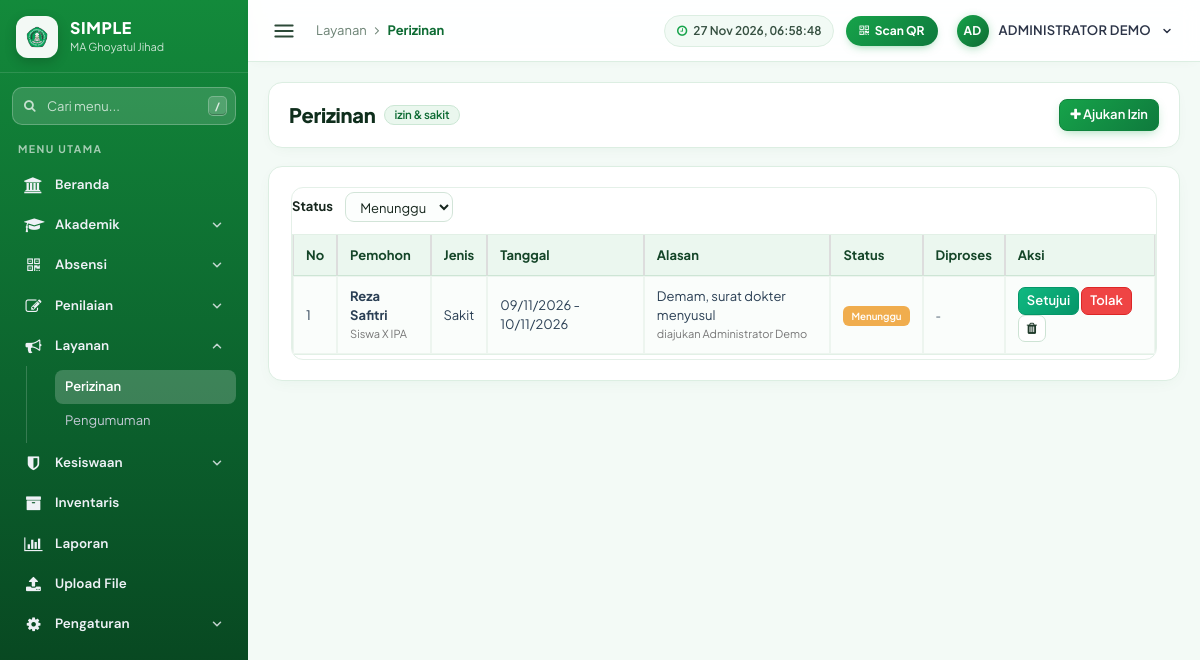
Page /index.php?page=Perizinan (signed in) on the committed database.
### tables this page shows
CREATE TABLE `perizinan` (
  `id` int NOT NULL,
  `pemohon` varchar(10) NOT NULL,
  `siswa_id` int DEFAULT NULL,
  `guru_id` int DEFAULT NULL,
  `jenis` varchar(10) NOT NULL DEFAULT 'Izin',
  `tgl_mulai` date NOT NULL,
  `tgl_selesai` date NOT NULL,
  `alasan` varchar(255) DEFAULT NULL,
  `status` varchar(12) NOT NULL DEFAULT 'Menunggu',
  `diajukan_oleh` varchar(100) DEFAULT NULL,
  `dibuat` datetime DEFAULT NULL,
  `diproses_oleh` varchar(100) DEFAULT NULL,
  `diproses_pada` datetime DEFAULT NULL,
  `catatan` varchar(255) DEFAULT NULL
);

CREATE TABLE `siswa` (
  `id` int NOT NULL,
  `nis` varchar(20) NOT NULL,
  `nisn` varchar(20) DEFAULT NULL,
  `nama` varchar(120) NOT NULL,
  `jenis_kelamin` char(1) NOT NULL DEFAULT 'L',
  `kelas_id` int DEFAULT NULL,
  `tanggal_lahir` date DEFAULT NULL,
  `alamat` varchar(200) DEFAULT NULL,
  `nama_wali` varchar(120) DEFAULT NULL,
  `no_hp_wali` varchar(30) DEFAULT NULL,
  `status` varchar(10) NOT NULL DEFAULT 'Active',
  `foto` varchar(100) DEFAULT NULL
);

CREATE TABLE `kelas` (
  `id` int NOT NULL,
  `nama` varchar(30) NOT NULL,
  `tingkat` varchar(5) NOT NULL,
  `jurusan` varchar(30) DEFAULT NULL,
  `wali_guru_id` int DEFAULT NULL
);

### index.php (called while the page is built, shortened)
<?php
require_once __DIR__ . '/library/helpers.php';
require_once __DIR__ . '/library/access.php';
$routes = [
    'Dashboard' => 'pages/home.php',
    'Data-Siswa' => 'pages/siswa.php',
    'Data-Guru' => 'pages/guru.php',
    'Data-Kelas' => 'pages/kelas.php',
    'Absen-Scan' => 'pages/absen_scan.php',
    'Absen-Siswa' => 'pages/absen_siswa.php',
    'Absen-Guru' => 'pages/absen_guru.php',
    'Cetak-Kartu' => 'pages/kartu.php',
    'Profile' => 'pages/profile.php',
    'User-Guide' => 'pages/help.php',
    'Help' => 'pages/help.php',
    'Users' => 'pages/users.php',
    'Upload-File' => 'pages/upload_file.php',
    'Tahun-Ajaran' => 'pages/tahun_ajaran.php',
    'Mata-Pelajaran' => 'pages/mapel.php',
    'Jadwal' => 'pages/jadwal.php',
    'Perizinan' => 'pages/perizinan.php',
    'Pengumuman' => 'pages/pengumuman.php',
    'Kenaikan-Kelas' => 'pages/kenaikan.php',
    'Input-Nilai' => 'pages/nilai.php',
    'Rapor' => 'pages/rapor.php',
    'Cetak-Rapor' => 'pages/cetak_rapor.php',
    'Laporan' => 'pages/laporan.php',
    'Pelanggaran' => 'pages/pelanggaran.php',
    'Inventaris' => 'pages/inventaris.php',
    'Master-Menu' => 'pages/master_menu.php',
];
$page = $_GET['page'] ?? 'Dashboard';
require __DIR__ . '/' . $routes[$page];

### library/helpers.php (called while the page is built, shortened)
<?php
function e($s) { return htmlspecialchars((string)$s, ENT_QUOTES, 'UTF-8'); }
function role() { return strtoupper((string)($_SESSION['SES_ROLE'] ?? '')); }
function qall($db, $sql, $types = '', $p = []) {
    $st = $db->prepare($sql);
    if ($types) $st->bind_param($types, ...$p);
    $st->execute();
    return $st->get_result()->fetch_all(MYSQLI_ASSOC);
}

### library/access.php (called while the page is built, shortened)
<?php
function mgmtRoles() { return ['ADMIN', 'KEPALA MADRASAH', 'WAKIL KEPALA', 'TATA USAHA']; }

### pages/perizinan.php (the view, shortened to what this page needs)
<?php
$db = $koneksidb;
$isMgmt = in_array(role(), mgmtRoles(), true);
$myGuru = (int)($_SESSION['SES_GURU_ID'] ?? 0);
$fSt = $_GET['status'] ?? 'Menunggu';
$where = []; $types = ''; $p = [];
if ($fSt !== '') { $where[] = 'z.status = ?'; $types .= 's'; $p[] = $fSt; }
$rows = qall($db, "SELECT z.*, s.nama AS siswa, k.nama AS kelas, g.nama AS guru FROM perizinan z
    LEFT JOIN siswa s ON s.id = z.siswa_id LEFT JOIN kelas k ON k.id = s.kelas_id LEFT JOIN guru g ON g.id = z.guru_id
    " . ($where ? 'WHERE ' . implode(' AND ', $where) : '') . " ORDER BY z.id DESC LIMIT 200", $types, $p);
$bdg = ['Menunggu' => 'warning', 'Disetujui' => 'success', 'Ditolak' => 'danger'];
include "header.php";
?>
<div class="right_col" role="main">
  <div class="page-title"><div class="title_left"><h3>Perizinan <small>izin &amp; sakit</small></h3></div>
    <div class="title_right"><button class="btn btn-primary btn-sm" id="btnAdd"><i class="fa fa-plus"></i> Ajukan Izin</button></div></div>
  <div class="x_panel"><div class="x_content table-responsive">
    <form method="GET" class="form-inline" style="margin-bottom:12px"><input type="hidden" name="page" value="Perizinan">
      <label>Status&nbsp;</label><select name="status" class="form-control input-sm" onchange="this.form.submit()">
        <?php foreach (['Menunggu', 'Disetujui', 'Ditolak', ''] as $s) echo '<option value="' . $s . '"' . ($fSt === $s ? ' selected' : '') . '>' . ($s ?: 'Semua') . '</option>'; ?></select></form>
    <table class="table table-bordered table-striped">
      <thead><tr><th>No</th><th>Pemohon</th><th>Jenis</th><th>Tanggal</th><th>Alasan</th><th>Status</th><th>Diproses</th><th>Aksi</th></tr></thead>
      <tbody><?php if (!$rows) echo '<tr><td colspan="8" class="text-center text-muted">Tidak ada data.</td></tr>'; ?>
      <?php foreach ($rows as $i => $r): ?>
        <tr><td><?= $i + 1 ?></td>
          <td><b><?= e($r['pemohon'] === 'Siswa' ? $r['siswa'] : $r['guru']) ?></b><br><small class="text-muted"><?= $r['pemohon'] === 'Siswa' ? 'Siswa ' . e($r['kelas']) : 'Guru' ?></small></td>
          <td><?= e($r['jenis']) ?></td>
          <td><?= date('d/m/Y', strtotime($r['tgl_mulai'])) ?><?= $r['tgl_selesai'] !== $r['tgl_mulai'] ? ' - ' . date('d/m/Y', strtotime($r['tgl_selesai'])) : '' ?></td>
          <td><?= e($r['alasan']) ?><br><small class="text-muted">diajukan <?= e($r['diajukan_oleh']) ?></small></td>
          <td><span class="label label-<?= $bdg[$r['status']] ?? 'default' ?>"><?= e($r['status']) ?></span></td>
          <td><small><?= $r['diproses_oleh'] ? e($r['diproses_oleh']) . '<br>' . e($r['catatan']) : '-' ?></small></td>
          <td><?php if ($r['status'] === 'Menunggu'): ?>
            <form method="POST" style="display:inline"><input type="hidden" name="id" value="<?= $r['id'] ?>">
              <?php if ($isMgmt): ?><input type="hidden" name="catatan" class="catatan">
                <button name="act" value="setuju" class="btn btn-success btn-xs" onclick="return confirm('Setujui? Absensi akan otomatis terisi.')">Setujui</button>
                <button name="act" value="tolak" class="btn btn-danger btn-xs" onclick="var c=prompt('Alasan penolakan (opsional):');if(c===null)return false;this.form.catatan.value=c;return true">Tolak</button><?php endif; ?>
              <?php if ($isMgmt || ($myGuru && (int)$r['guru_id'] === $myGuru)): ?><button name="act" value="del" class="btn btn-default btn-xs" onclick="return confirm('Hapus pengajuan?')"><i class="fa fa-trash"></i></button><?php endif; ?>
            </form><?php endif; ?></td></tr>
      <?php endforeach; ?></tbody>
    </table>
  </div></div>
</div>
<?php include "footer.php"; ?>

### assets/css/simple.css (style rules this page uses)
:root { --bg: #060a13; --panel: #0c1220; --card: #111a2d; --card-hover: #16223a; --line: #1e2a45; --fg: #e9eef8; --muted: #92a0bd; --green: #25b84f; --green-soft: rgba(37, 184, 79, .14); --amber: #fcb900; --amber-soft: rgba(252, 185, 0, .14); --danger: #ff6b6b; --font-display: "Sora", "Segoe UI", system-ui, sans-serif; --font-body: "Plus Jakarta Sans", "Segoe UI", system-ui, sans-serif; color-scheme: dark; }
* { box-sizing: border-box; }
html, body { height: 100%; }
body { background: var(--bg); color: var(--fg); font-family: var(--font-body); font-size: 15px; line-height: 1.5; padding-left: max(0px, env(safe-area-inset-left, 0px)); padding-right: max(0px, env(safe-area-inset-right, 0px)); }
button, input { font: inherit; color: inherit; }

### assets/css/legacy.css (style rules this page uses)
.right_col { padding: 0 4px 24px; color: #2a3f54; }
.right_col .page-title { display: flex; flex-wrap: wrap; align-items: center; justify-content: space-between; gap: 8px; margin: 0 0 14px; padding: 0; }
.right_col .page-title h3 { margin: 0; font-size: 22px; font-weight: 600; color: #1c2438; }
.right_col .title_left, .right_col .title_right { width: auto; float: none; padding: 0; min-height: 0; }
.x_panel { background: #fff; border: 1px solid #dde1e9; border-radius: 8px; padding: 14px 18px; margin-bottom: 16px; position: relative; box-shadow: 0 1px 2px rgba(20,30,60,.04); }
.x_content { padding: 4px 0; }
.btn { border-radius: 6px; }
.right_col .form-control { box-shadow: none; }
body { margin:0 }
:root { color-scheme: light; }
body { font-size: 13px; }
.right_col input, .right_col select, .right_col textarea, .dataTables_wrapper select, .dataTables_wrapper input { background: #fff; color: #333; border: 1px solid #ccc; border-radius: 4px; font-size: 13px; }
.right_col select option { background: #fff; color: #333; }
table.dataTable thead th, table.table thead th { color: #1c2438; background: #fff; }
table.dataTable tbody td, table.table tbody td { color: #2a3f54; }
.right_col .page-title h3 { font-size: 19px; }
.right_col .page-title h3 small { font-size: 12px; }
.right_col .btn { font-size: 13px; }

### rows in the picture
perizinan: siswa.nama "Reza Safitri", kelas.nama "X IPA", jenis "Sakit", tgl_mulai "09/11/2026", tgl_selesai "10/11/2026", alasan "Demam, surat dokter menyusul", diajukan_oleh "Administrator Demo", status "Menunggu"

### other values in the picture
$nm "Beranda"
$nm "Akademik"
$nm "Absensi"
$nm "Penilaian"
$nm "Layanan"
$k[0] "Perizinan"
$k[0] "Pengumuman"
$nm "Kesiswaan"
$nm "Inventaris"
$nm "Laporan"
$nm "Upload File"
$nm "Pengaturan"
$c "Layanan"
$c "Perizinan"
initials($__nama) "AD"
